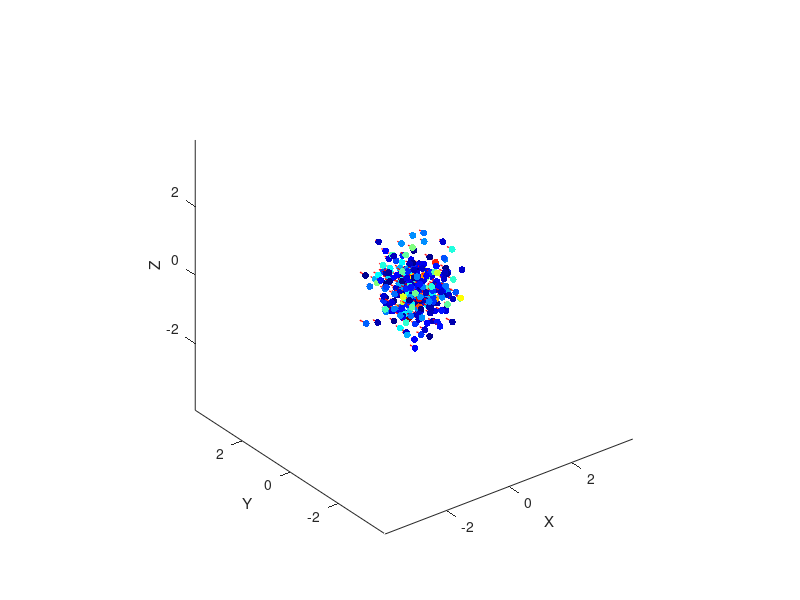

Write the MATLAB code that produced this figure. (Note: this script raises an error after producing the figure.)
% ANIMATE_CHAFF_CLOUD
% Visualize a tumbling and spreading chaff cloud in 3D and save to GIF
% Points are colored by effectiveness; arrows show dipole orientation + length

clear; clf;

%% Parameters
N = 300;
T = 50;
lambda = 0.032;
L_mean = lambda / 2;
L_std = L_mean * 0.2;
spread_0 = 0.5;
spread_rate = 0.05;
drift_strength = 0.03;
pol_vec = [0 1 0];  % Radar polarisation vector

% Generate dipole lengths
L = L_mean + L_std * randn(N, 1);
L = max(L, lambda / 4);  % Clamp min length

%% Output GIF path
timestamp = datestr(now, 'yyyymmdd_HHMMSS');
gif_filename = fullfile('figures', ['chaff_cloud_' timestamp '.gif']);

%% Initial positions and orientations
positions = spread_0 * randn(N, 3);
orientations = repmat([0 1 0], N, 1);

%% Fixed axis limits
max_spread = spread_0 + (T - 1) * spread_rate;
buffer = 1;
lim = max_spread + buffer;

%% Set up figure
figure;
axis([-lim lim -lim lim -lim lim]);
axis vis3d;
xlabel('X'); ylabel('Y'); zlabel('Z');
view(3);
hold on;

%% Animate over time
for t = 1:T
    % Update spread + positions
    spread_sigma = spread_0 + (t - 1) * spread_rate;
    positions = spread_sigma * randn(N, 3);

    % Orientation drift
    noise = drift_strength * randn(N, 3);
    orientations = orientations + noise;
    orientations = orientations ./ vecnorm(orientations, 2, 2);

    % Scattering effectiveness
    cos_thetas = sum(orientations .* pol_vec, 2);
    cos_thetas = max(min(cos_thetas, 1), -1);
    effectiveness = 1 - cos_thetas.^2;

    % Scale arrows by dipole length
    arrow_vecs = orientations .* L;

    % === PLOT ===
    cla;

    % Colored chaff points (effectiveness)
    scatter3(positions(:,1), positions(:,2), positions(:,3), ...
             25, effectiveness, 'filled');

    % Red arrows = dipole orientation + length
    quiver3(positions(:,1), positions(:,2), positions(:,3), ...
            arrow_vecs(:,1), arrow_vecs(:,2), arrow_vecs(:,3), ...
            1, 'r');

    % Colorbar
    colormap(jet);
    clim([0 1]);
    cb = colorbar;
    cb.Label.String = 'Scattering Effectiveness (sin²θ)';

    title(sprintf('Chaff Cloud (Timestep %d)', t));
    drawnow;

    % === Save GIF frame ===
    frame = getframe(gcf);
    img = frame2im(frame);
    [imind, cm] = rgb2ind(img, 256);

    if t == 1
        imwrite(imind, cm, gif_filename, 'gif', 'Loopcount', inf, 'DelayTime', 0.1);
    else
        imwrite(imind, cm, gif_filename, 'gif', 'WriteMode', 'append', 'DelayTime', 0.1);
    end
end









